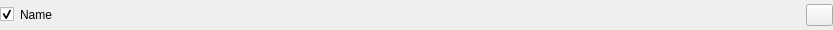
<?xml version="1.0" encoding="UTF-8"?>
<ui version="4.0">
 <class>Form</class>
 <widget class="QWidget" name="Form">
  <property name="geometry">
   <rect>
    <x>0</x>
    <y>0</y>
    <width>833</width>
    <height>30</height>
   </rect>
  </property>
  <property name="windowTitle">
   <string>Form</string>
  </property>
  <layout class="QVBoxLayout" name="verticalLayout">
   <property name="margin">
    <number>0</number>
   </property>
   <item>
    <layout class="QHBoxLayout" name="layout_frame" stretch="0,0,1,0">
     <item>
      <widget class="QCheckBox" name="enabled_checkbox">
       <property name="toolTip">
        <string>Enable Filter</string>
       </property>
       <property name="checked">
        <bool>true</bool>
       </property>
      </widget>
     </item>
     <item>
      <widget class="QLabel" name="filter_name_label">
       <property name="text">
        <string>Name</string>
       </property>
      </widget>
     </item>
     <item>
      <widget class="QWidget" name="widget" native="true"/>
     </item>
     <item>
      <widget class="QPushButton" name="delete_button">
       <property name="maximumSize">
        <size>
         <width>27</width>
         <height>16777215</height>
        </size>
       </property>
       <property name="text">
        <string/>
       </property>
       <property name="checkable">
        <bool>true</bool>
       </property>
      </widget>
     </item>
    </layout>
   </item>
  </layout>
 </widget>
 <resources/>
 <connections/>
</ui>
